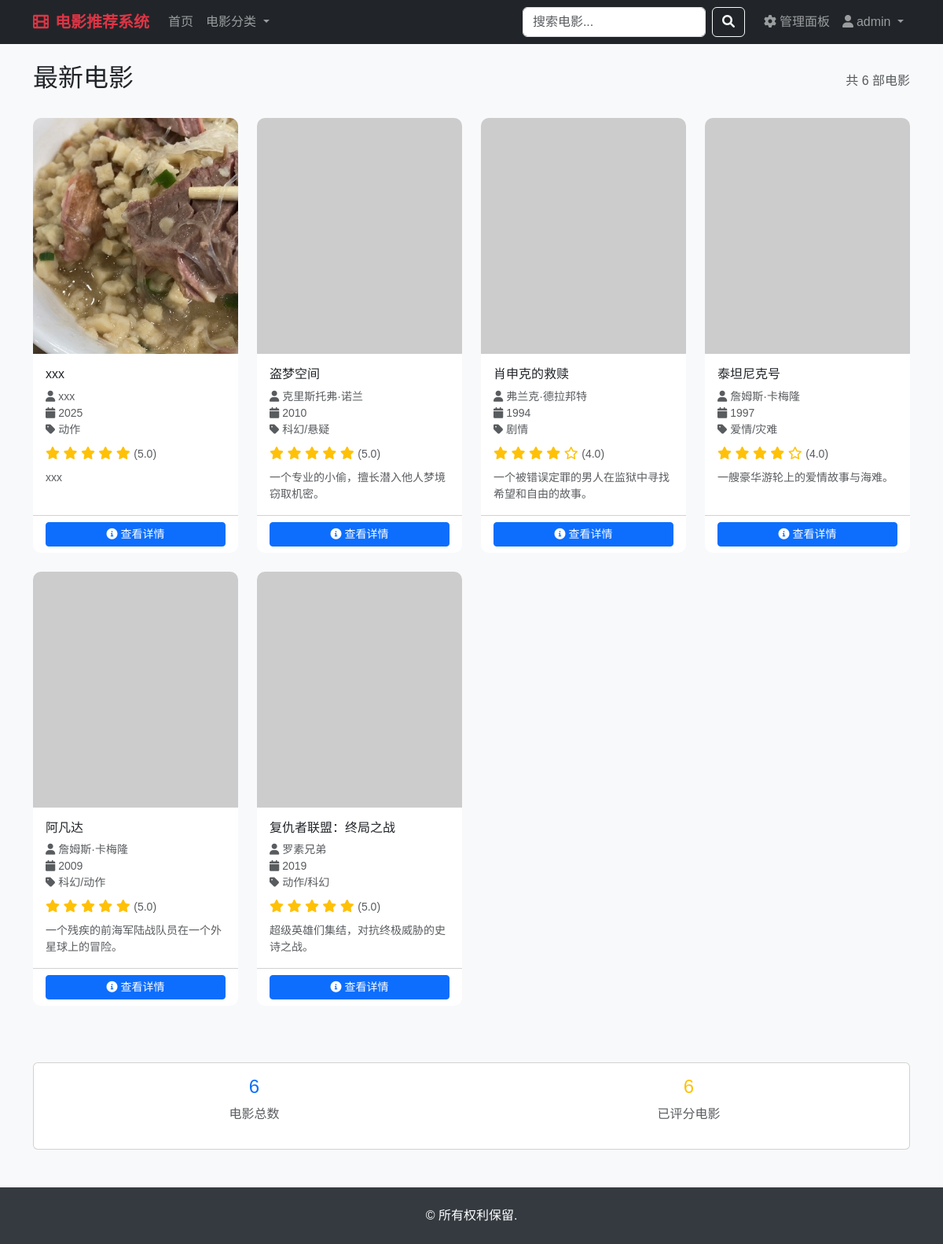
The page / (signed in) on the database its author committed.
### tables this page shows
CREATE TABLE movies (
                id INTEGER PRIMARY KEY AUTOINCREMENT,
                title VARCHAR(200) NOT NULL,
                director VARCHAR(100),
                year INTEGER,
                genre VARCHAR(100),
                description TEXT,
                image_url VARCHAR(500),
                rating FLOAT DEFAULT 0.0,
                created_at TIMESTAMP DEFAULT CURRENT_TIMESTAMP
            , video_url VARCHAR(500), video_type VARCHAR(20) DEFAULT 'external');

### app.py (the view)
@app.route('/')
def index():
    movies = execute_db_query("SELECT * FROM movies ORDER BY created_at DESC", fetch_all=True)
    categories = execute_db_query("SELECT * FROM categories", fetch_all=True)
    return render_template('index.html',
                         movies=movies,
                         categories=categories,
                         user=session)

### app.py (called while the page is built, shortened)
def get_db_connection():
    conn = sqlite3.connect(DATABASE)
    conn.row_factory = sqlite3.Row  # 使结果可以通过列名访问
    return conn

def execute_db_query(query, params=None, fetch_one=False, fetch_all=False, commit=False):
    conn = None
    try:
        conn = get_db_connection()
        cursor = conn.cursor()
        if params:
            cursor.execute(query, params)
        else:
            cursor.execute(query)
        if commit:
            conn.commit()
        if fetch_one:
            result = cursor.fetchone()
            return dict(result) if result else None
        elif fetch_all:
            results = cursor.fetchall()
            return [dict(row) for row in results]
        return cursor.lastrowid if cursor.lastrowid else True
    finally:
        if conn:
            conn.close()

### templates/index.html (shortened to what this page needs)
{% extends "base.html" %}
{% block content %}
<div class="col-12">
        <div class="d-flex justify-content-between align-items-center mb-4">
            <h2>最新电影</h2>
            <span class="text-muted">共 {{ movies|length }} 部电影</span>
        </div>
        {% if movies %}
        <div class="row">
            {% for movie in movies %}
            <div class="col-lg-3 col-md-4 col-sm-6 mb-4">
                <div class="card movie-card h-100">
                    <img src="{{ movie.image_url }}"
                         class="movie-poster"
                         alt="{{ movie.title }}"
                         onerror="this.src='https://picsum.photos/300/450?random={{ movie.id }}'">
                    <div class="card-body">
                        <h6 class="card-title">{{ movie.title }}</h6>
                        <div class="small text-muted mb-2">
                            <div><i class="fas fa-user me-1"></i>{{ movie.director or '未知' }}</div>
                            <div><i class="fas fa-calendar me-1"></i>{{ movie.year or '未知' }}</div>
                            <div><i class="fas fa-tag me-1"></i>{{ movie.genre or '未知' }}</div>
                        </div>
                        {% if movie.rating %}
                        <div class="rating-stars mb-2">
                            {% for i in range(5) %}
                                {% if i < movie.rating|int %}
                                    <i class="fas fa-star"></i>
                                {% else %}
                                    <i class="far fa-star"></i>
                                {% endif %}
                            {% endfor %}
                            <small class="text-muted">({{ "%.1f"|format(movie.rating) }})</small>
                        </div>
                        {% else %}
                        <div class="text-muted small mb-2">暂无评分</div>
                        {% endif %}
                        <p class="card-text small text-muted">
                            {{ movie.description[:50] }}{% if movie.description|length > 50 %}...{% endif %}
                        </p>
                    </div>
                    <div class="card-footer bg-transparent">
                        <a href="{{ url_for('movie_detail', movie_id=movie.id) }}"
                           class="btn btn-primary btn-sm w-100">
                            <i class="fas fa-info-circle me-1"></i>查看详情
                        </a>
                    </div>
                </div>
            </div>
            {% endfor %}
        </div>
        {% endif %}
    </div>
<div class="row mt-5">
    <div class="col-12">
        <div class="card">
            <div class="card-body text-center">
                <div class="row">
                    <div class="col-md-6">
                        <h4 class="text-primary">{{ movies|length }}</h4>
                        <p class="text-muted">电影总数</p>
                    </div>
                    <div class="col-md-6">
                        <h4 class="text-warning">{{ (movies|selectattr('rating')|list)|length }}</h4>
                        <p class="text-muted">已评分电影</p>
                    </div>
                </div>
            </div>
        </div>
    </div>
</div>
{% endblock %}

### templates/base.html (style rules this page uses)
body { background-color: #f8f9fa; font-family: 'Microsoft YaHei', sans-serif; }
.movie-card { transition: transform 0.3s ease, box-shadow 0.3s ease; border: none; border-radius: 10px; overflow: hidden; }
.movie-poster { height: 300px; object-fit: cover; width: 100%; }
.rating-stars { color: #ffc107; }

### rows shown on the page
movies: shows a picture, title "xxx", director "xxx", year "2025", genre "动作", rating "5.0", description "xxx"
movies: title "盗梦空间", director "克里斯托弗·诺兰", year "2010", genre "科幻/悬疑", rating "5.0", description "一个专业的小偷，擅长潜入他人梦境窃取机密。"
movies: title "肖申克的救赎", director "弗兰克·德拉邦特", year "1994", genre "剧情", rating "4.0", description "一个被错误定罪的男人在监狱中寻找希望和自由的故事。"
movies: title "泰坦尼克号", director "詹姆斯·卡梅隆", year "1997", genre "爱情/灾难", rating "4.0", description "一艘豪华游轮上的爱情故事与海难。"
movies: title "阿凡达", director "詹姆斯·卡梅隆", year "2009", genre "科幻/动作", rating "5.0", description "一个残疾的前海军陆战队员在一个外星球上的冒险。"
movies: title "复仇者联盟：终局之战", director "罗素兄弟", year "2019", genre "动作/科幻", rating "5.0", description "超级英雄们集结，对抗终极威胁的史诗之战。"

### other values the page prints
{{ user.username }} "admin"
{{ movies|length }} "6"
{{ (movies|selectattr('rating')|list)|length }} "6"
